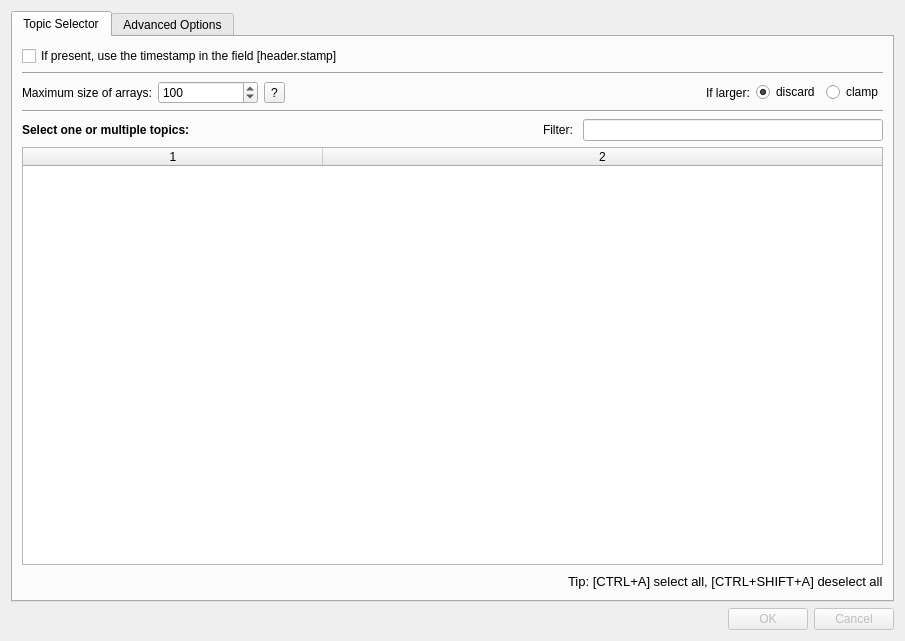
<?xml version="1.0" encoding="UTF-8"?>
<ui version="4.0">
 <class>dialogSelectRosTopics</class>
 <widget class="QDialog" name="dialogSelectRosTopics">
  <property name="geometry">
   <rect>
    <x>0</x>
    <y>0</y>
    <width>905</width>
    <height>641</height>
   </rect>
  </property>
  <property name="minimumSize">
   <size>
    <width>640</width>
    <height>480</height>
   </size>
  </property>
  <property name="windowTitle">
   <string>Select ROS messages</string>
  </property>
  <layout class="QVBoxLayout" name="verticalLayout_3">
   <item>
    <widget class="QTabWidget" name="tabWidget">
     <property name="currentIndex">
      <number>0</number>
     </property>
     <widget class="QWidget" name="tab">
      <attribute name="title">
       <string>Topic Selector</string>
      </attribute>
      <layout class="QVBoxLayout" name="verticalLayout_2">
       <item>
        <layout class="QVBoxLayout" name="verticalLayout">
         <item>
          <widget class="QCheckBox" name="checkBoxTimestamp">
           <property name="focusPolicy">
            <enum>Qt::NoFocus</enum>
           </property>
           <property name="text">
            <string>If present, use the timestamp in the field [header.stamp]</string>
           </property>
          </widget>
         </item>
         <item>
          <widget class="Line" name="line_2">
           <property name="orientation">
            <enum>Qt::Horizontal</enum>
           </property>
          </widget>
         </item>
         <item>
          <layout class="QHBoxLayout" name="horizontalLayout_2" stretch="0,1,0,0,0,0,0">
           <item>
            <widget class="QLabel" name="label">
             <property name="text">
              <string>Maximum size of arrays:</string>
             </property>
            </widget>
           </item>
           <item>
            <widget class="QSpinBox" name="spinBoxArraySize">
             <property name="maximumSize">
              <size>
               <width>100</width>
               <height>16777215</height>
              </size>
             </property>
             <property name="toolTip">
              <string>MAX size of an array</string>
             </property>
             <property name="whatsThis">
              <string>&lt;html&gt;&lt;head/&gt;&lt;body&gt;&lt;p&gt;It any field of a message contains a vector which size is larger than this number, the entire vector will we skipped.&lt;/p&gt;&lt;p&gt;&lt;br/&gt;&lt;/p&gt;&lt;/body&gt;&lt;/html&gt;</string>
             </property>
             <property name="minimum">
              <number>10</number>
             </property>
             <property name="maximum">
              <number>9999</number>
             </property>
             <property name="value">
              <number>100</number>
             </property>
            </widget>
           </item>
           <item>
            <widget class="QToolButton" name="maximumSizeHelp">
             <property name="focusPolicy">
              <enum>Qt::NoFocus</enum>
             </property>
             <property name="text">
              <string>?</string>
             </property>
            </widget>
           </item>
           <item>
            <spacer name="horizontalSpacer">
             <property name="orientation">
              <enum>Qt::Horizontal</enum>
             </property>
             <property name="sizeHint" stdset="0">
              <size>
               <width>40</width>
               <height>20</height>
              </size>
             </property>
            </spacer>
           </item>
           <item>
            <widget class="QLabel" name="labelBigNumber">
             <property name="styleSheet">
              <string notr="true"/>
             </property>
             <property name="text">
              <string>If larger:</string>
             </property>
            </widget>
           </item>
           <item>
            <widget class="QRadioButton" name="radioMaxDiscard">
             <property name="focusPolicy">
              <enum>Qt::NoFocus</enum>
             </property>
             <property name="toolTip">
              <string>If the size of an array exceeds MAX, discard the entire array.</string>
             </property>
             <property name="text">
              <string>discard</string>
             </property>
             <property name="checked">
              <bool>true</bool>
             </property>
            </widget>
           </item>
           <item>
            <widget class="QRadioButton" name="radioMaxClamp">
             <property name="focusPolicy">
              <enum>Qt::NoFocus</enum>
             </property>
             <property name="toolTip">
              <string>If the size of an array exceeds MAX, keep only the kist MAX elements.</string>
             </property>
             <property name="text">
              <string>clamp</string>
             </property>
            </widget>
           </item>
          </layout>
         </item>
         <item>
          <widget class="Line" name="line">
           <property name="orientation">
            <enum>Qt::Horizontal</enum>
           </property>
          </widget>
         </item>
         <item>
          <layout class="QHBoxLayout" name="horizontalLayout_5">
           <item>
            <widget class="QLabel" name="label_2">
             <property name="font">
              <font>
               <weight>75</weight>
               <bold>true</bold>
              </font>
             </property>
             <property name="text">
              <string>Select one or multiple topics:</string>
             </property>
            </widget>
           </item>
           <item>
            <spacer name="horizontalSpacer_3">
             <property name="orientation">
              <enum>Qt::Horizontal</enum>
             </property>
             <property name="sizeHint" stdset="0">
              <size>
               <width>40</width>
               <height>20</height>
              </size>
             </property>
            </spacer>
           </item>
           <item>
            <widget class="QLabel" name="label_4">
             <property name="text">
              <string>Filter: </string>
             </property>
            </widget>
           </item>
           <item>
            <widget class="QLineEdit" name="lineEditFilter">
             <property name="maximumSize">
              <size>
               <width>300</width>
               <height>16777215</height>
              </size>
             </property>
             <property name="clearButtonEnabled">
              <bool>true</bool>
             </property>
            </widget>
           </item>
          </layout>
         </item>
         <item>
          <widget class="QTableWidget" name="listRosTopics">
           <property name="sizePolicy">
            <sizepolicy hsizetype="Minimum" vsizetype="Expanding">
             <horstretch>0</horstretch>
             <verstretch>0</verstretch>
            </sizepolicy>
           </property>
           <property name="sizeAdjustPolicy">
            <enum>QAbstractScrollArea::AdjustIgnored</enum>
           </property>
           <property name="editTriggers">
            <set>QAbstractItemView::NoEditTriggers</set>
           </property>
           <property name="showDropIndicator" stdset="0">
            <bool>false</bool>
           </property>
           <property name="dragDropOverwriteMode">
            <bool>false</bool>
           </property>
           <property name="selectionMode">
            <enum>QAbstractItemView::MultiSelection</enum>
           </property>
           <property name="selectionBehavior">
            <enum>QAbstractItemView::SelectRows</enum>
           </property>
           <property name="textElideMode">
            <enum>Qt::ElideRight</enum>
           </property>
           <property name="sortingEnabled">
            <bool>true</bool>
           </property>
           <property name="columnCount">
            <number>2</number>
           </property>
           <attribute name="horizontalHeaderDefaultSectionSize">
            <number>300</number>
           </attribute>
           <attribute name="horizontalHeaderShowSortIndicator" stdset="0">
            <bool>true</bool>
           </attribute>
           <attribute name="horizontalHeaderStretchLastSection">
            <bool>true</bool>
           </attribute>
           <attribute name="verticalHeaderMinimumSectionSize">
            <number>18</number>
           </attribute>
           <attribute name="verticalHeaderDefaultSectionSize">
            <number>21</number>
           </attribute>
           <column/>
           <column/>
          </widget>
         </item>
         <item>
          <layout class="QHBoxLayout" name="horizontalLayout_4">
           <item>
            <spacer name="horizontalSpacer_2">
             <property name="orientation">
              <enum>Qt::Horizontal</enum>
             </property>
             <property name="sizeHint" stdset="0">
              <size>
               <width>40</width>
               <height>20</height>
              </size>
             </property>
            </spacer>
           </item>
           <item>
            <widget class="QLabel" name="label_3">
             <property name="font">
              <font>
               <pointsize>10</pointsize>
              </font>
             </property>
             <property name="text">
              <string>Tip: [CTRL+A] select all, [CTRL+SHIFT+A] deselect all</string>
             </property>
            </widget>
           </item>
          </layout>
         </item>
        </layout>
       </item>
      </layout>
     </widget>
     <widget class="QWidget" name="tab_2">
      <attribute name="title">
       <string>Advanced Options</string>
      </attribute>
      <layout class="QVBoxLayout" name="verticalLayout_4">
       <item>
        <widget class="QLabel" name="label_5">
         <property name="font">
          <font>
           <weight>75</weight>
           <bold>true</bold>
          </font>
         </property>
         <property name="text">
          <string>&lt;html&gt;&lt;head/&gt;&lt;body&gt;&lt;p&gt;String parsing &lt;span style=&quot; font-weight:400;&quot;&gt;(used for instance in &lt;/span&gt;diagnostic_msgs/DiagnosticArray&lt;span style=&quot; font-weight:400;&quot;&gt;)&lt;/span&gt;&lt;/p&gt;&lt;/body&gt;&lt;/html&gt;</string>
         </property>
        </widget>
       </item>
       <item>
        <widget class="QCheckBox" name="checkBoxStringSuffix">
         <property name="text">
          <string>remove suffixes from numbers (example: &quot;100ms&quot; -&gt; 100)</string>
         </property>
        </widget>
       </item>
       <item>
        <widget class="QCheckBox" name="checkBoxStringBoolean">
         <property name="text">
          <string>convert boolean strings (&quot;false&quot;/&quot;true&quot;) to numbers (0/1)</string>
         </property>
        </widget>
       </item>
       <item>
        <spacer name="verticalSpacer">
         <property name="orientation">
          <enum>Qt::Vertical</enum>
         </property>
         <property name="sizeHint" stdset="0">
          <size>
           <width>20</width>
           <height>40</height>
          </size>
         </property>
        </spacer>
       </item>
      </layout>
     </widget>
    </widget>
   </item>
   <item>
    <widget class="QDialogButtonBox" name="buttonBox">
     <property name="enabled">
      <bool>false</bool>
     </property>
     <property name="orientation">
      <enum>Qt::Horizontal</enum>
     </property>
     <property name="standardButtons">
      <set>QDialogButtonBox::Cancel|QDialogButtonBox::Ok</set>
     </property>
    </widget>
   </item>
  </layout>
 </widget>
 <resources/>
 <connections>
  <connection>
   <sender>buttonBox</sender>
   <signal>accepted()</signal>
   <receiver>dialogSelectRosTopics</receiver>
   <slot>accept()</slot>
   <hints>
    <hint type="sourcelabel">
     <x>248</x>
     <y>254</y>
    </hint>
    <hint type="destinationlabel">
     <x>157</x>
     <y>274</y>
    </hint>
   </hints>
  </connection>
  <connection>
   <sender>buttonBox</sender>
   <signal>rejected()</signal>
   <receiver>dialogSelectRosTopics</receiver>
   <slot>reject()</slot>
   <hints>
    <hint type="sourcelabel">
     <x>316</x>
     <y>260</y>
    </hint>
    <hint type="destinationlabel">
     <x>286</x>
     <y>274</y>
    </hint>
   </hints>
  </connection>
 </connections>
</ui>
